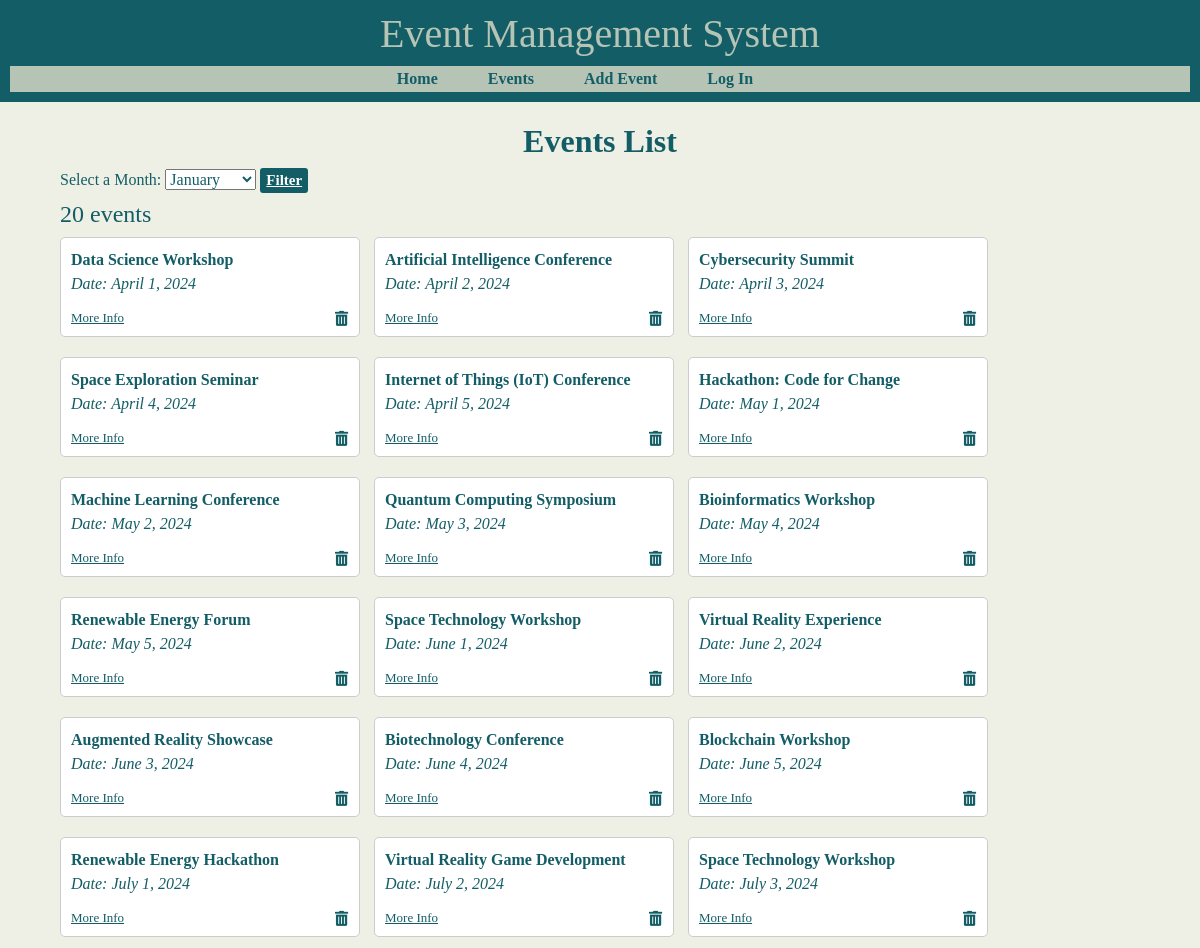
The page /eventsList (upper part) on the database as committed earlier.
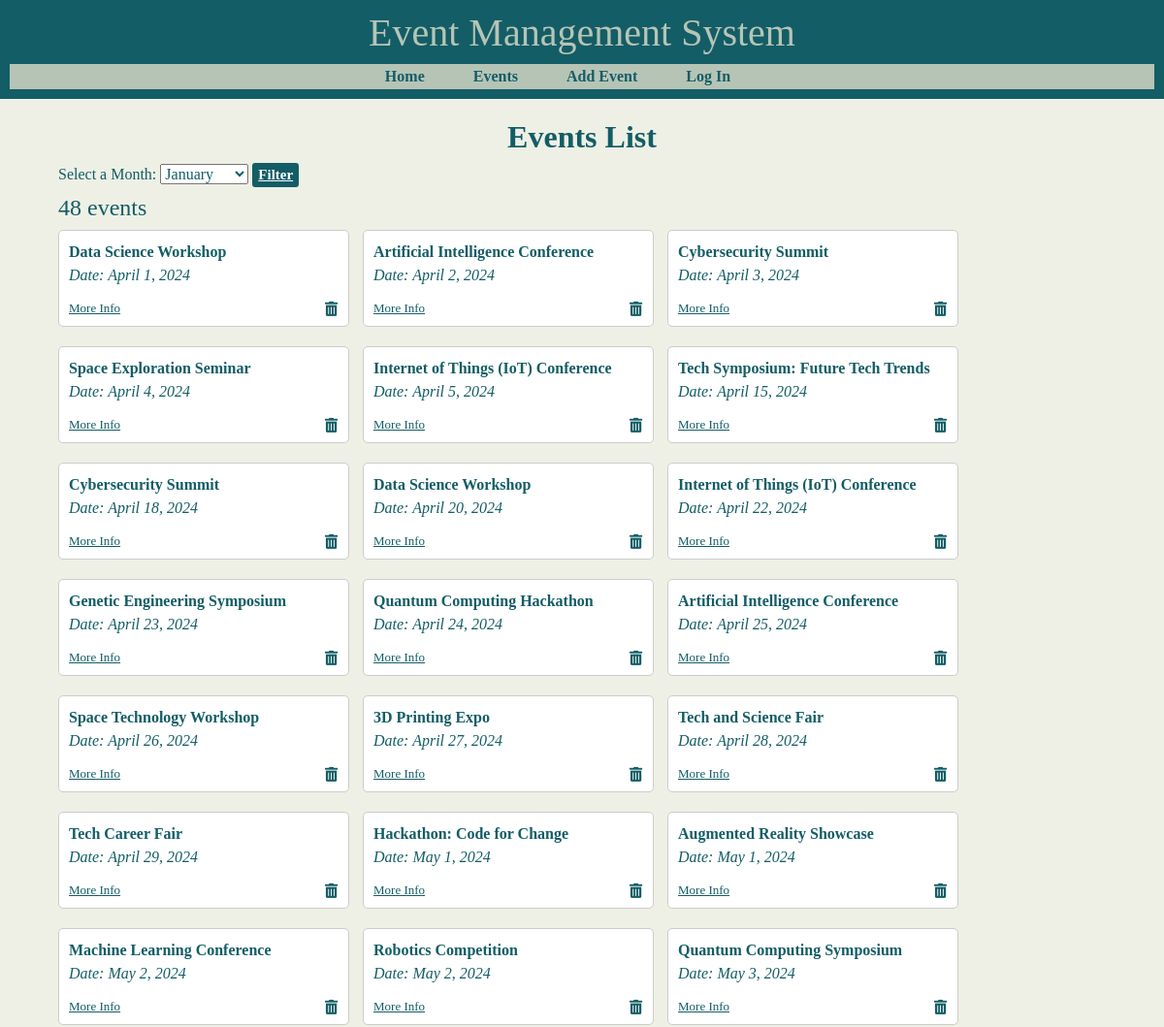
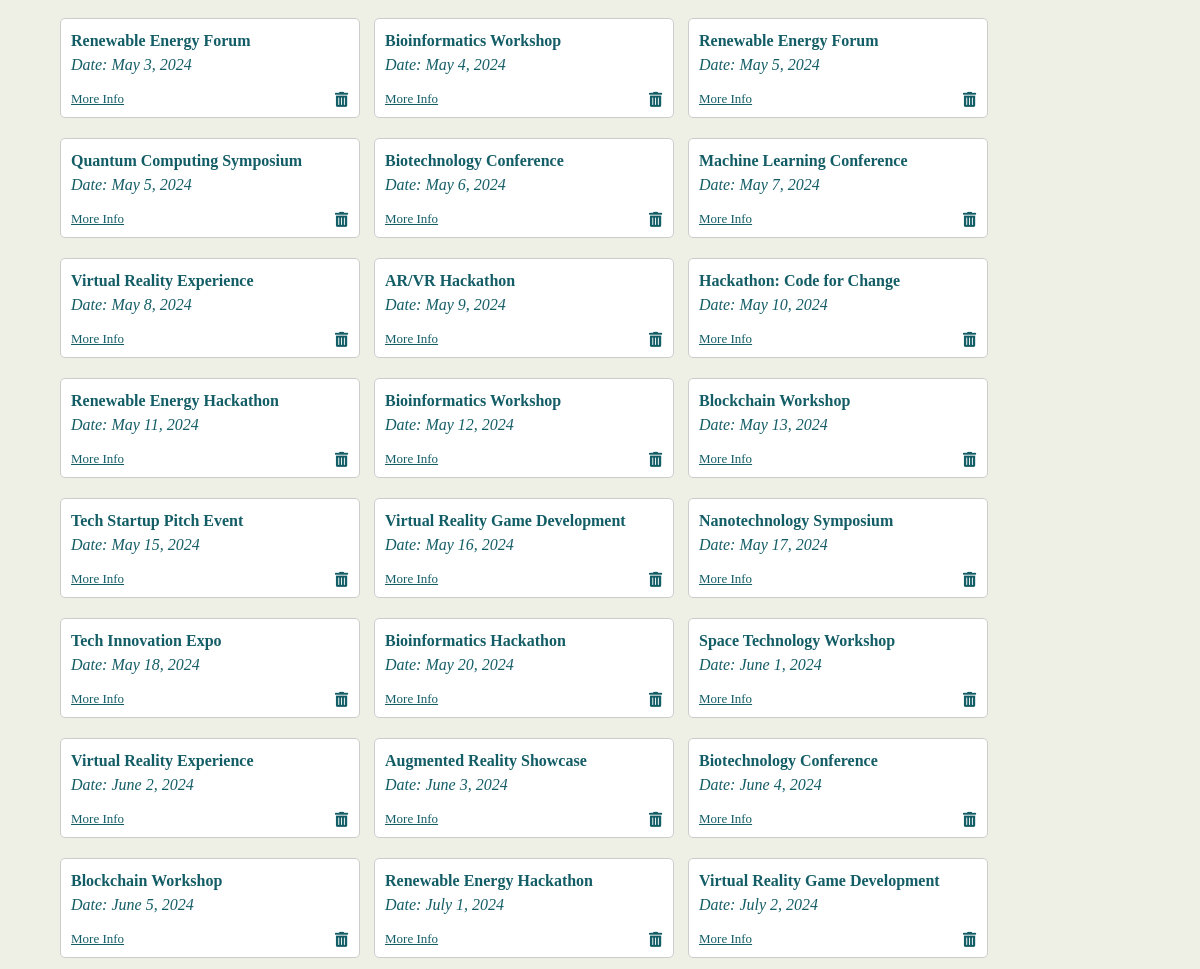
The same page on the database as committed later (2 pictures, top to bottom).
### eventsapp/models.py (models this page shows)
class Events(models.Model):
    title = models.CharField(max_length=100)
    date = models.DateField()
    description = models.TextField()
    location = models.CharField(max_length=100)
    registered_users = models.ManyToManyField(User, related_name='registered_events')

### eventsapp/views.py (the view)
# urls.py: path('eventsList',views.listEvents,name='listEvents'),
def listEvents(request):
    month_names = {1: 'January',2: 'February',3: 'March',4: 'April',5: 'May',
                   6: 'June',7: 'July',8: 'August',9: 'September',10: 'October',
                   11: 'November',12: 'December'}
    hardcoded_events = [
    {'title': 'Event 1', 'date': '2024-03-15', 'description': 'Tech workshop', 'location':'Computer College','agenda':'media\Event 1 Agenda.pdf'},
    {'title': 'Event 2', 'date': '2024-04-15', 'description': 'Programming Competition','location':'Computer College','agenda':'media\Event 2 Agenda.pdf'},
    ]
    selected_month = request.GET.get('month')
    month_name = month_names.get(int(selected_month)) if selected_month else None
    if selected_month:
        events = Events.objects.filter(date__month=selected_month).order_by('date')
        num_events = events.count()
        context = {'events': events, 'month':month_name, 'hardcoded_events': hardcoded_events, 'num_events':num_events}
    else:
        events = Events.objects.all().order_by('date')
        num_events = events.count()
        context = {'events': events, 'hardcoded_events': hardcoded_events, 'num_events':num_events}
    return render(request, 'EventsList.html', context)

### templates/EventsList.html (shortened to what this page needs)
{% extends 'base.html' %}
{% block content %}
{% load static %}
<link rel="stylesheet" href="{% static 'eventsapp/css/eventslist.css' %}">
<h2>Events List</h2>
<form method="get" action="">
    <label for="month" class="month">Select a Month:</label>
    <select name="month" id="month" style="color:#135D66;;">
        <option value="1">January</option>
    </select>
    <button type="submit" class="filter-btn">Filter</button>
</form>
<ul>
    {% if events %}
    <h4>{{num_events}} events</h4>
    {% for event in events %}
        <div class="event-card">
            <strong>{{ event.title }}</strong><br>
            <em>Date: {{ event.date }}</em><br>
            <form id="delete-form-{{ event.id }}" method="post" action="{% url 'delete_event' event.id %}">
                <button type="button" class="delete-btn" onclick="confirmDelete('{{ event.id }}')">
                    <i class="fas fa-trash-alt"></i>
                </button>
            </form>
            <button type="button" class="btn btn-primary" data-toggle="modal" data-target="#event-details-{{ event.id }}">
                More Info
              </button>
        </div>
    {% endfor %}
    {% else %}
    <h3>No Events Found in {{month}}</h3>
    {% endif %}
</ul>
{% endblock %}

Rows that differ between the two databases and show on the page:
no longer on this page (row unchanged): Events: title "Space Technology Workshop", date "July 3, 2024"
added Events: title "Tech Symposium: Future Tech Trends", date "April 15, 2024"
added Events: title "Cybersecurity Summit", date "April 18, 2024"
added Events: title "Data Science Workshop", date "April 20, 2024"
added Events: title "Internet of Things (IoT) Conference", date "April 22, 2024"
added Events: title "Genetic Engineering Symposium", date "April 23, 2024"
added Events: title "Quantum Computing Hackathon", date "April 24, 2024"
added Events: title "Artificial Intelligence Conference", date "April 25, 2024"
added Events: title "Space Technology Workshop", date "April 26, 2024"
added Events: title "3D Printing Expo", date "April 27, 2024"
added Events: title "Tech and Science Fair", date "April 28, 2024"
added Events: title "Tech Career Fair", date "April 29, 2024"
added Events: title "Augmented Reality Showcase", date "May 1, 2024"
added Events: title "Robotics Competition", date "May 2, 2024"
added Events: title "Renewable Energy Forum", date "May 3, 2024"
added Events: title "Quantum Computing Symposium", date "May 5, 2024"
added Events: title "Biotechnology Conference", date "May 6, 2024"
added Events: title "Machine Learning Conference", date "May 7, 2024"
added Events: title "Virtual Reality Experience", date "May 8, 2024"
added Events: title "AR/VR Hackathon", date "May 9, 2024"
added Events: title "Hackathon: Code for Change", date "May 10, 2024"
added Events: title "Renewable Energy Hackathon", date "May 11, 2024"
added Events: title "Bioinformatics Workshop", date "May 12, 2024"
added Events: title "Blockchain Workshop", date "May 13, 2024"
added Events: title "Tech Startup Pitch Event", date "May 15, 2024"
added Events: title "Virtual Reality Game Development", date "May 16, 2024"
added Events: title "Nanotechnology Symposium", date "May 17, 2024"
added Events: title "Tech Innovation Expo", date "May 18, 2024"
added Events: title "Bioinformatics Hackathon", date "May 20, 2024"
Other text that changed with them:
{{ num_events }}: "20" → "48"
